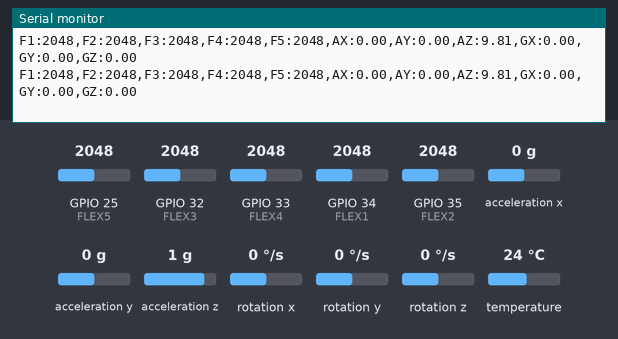
Bench run of a sketch on a simulated ESP32. On the bench: the last lines printed to the serial monitor. The inputs (shaded band) are chosen by the test bench; at power-on: GPIO 34 (FLEX1) = 2048, GPIO 25 (FLEX5) = 2048, GPIO 32 (FLEX3) = 2048, GPIO 33 (FLEX4) = 2048, GPIO 35 (FLEX2) = 2048, acceleration x 0 g, acceleration y 0 g, acceleration z 1 g, rotation x 0 °/s, rotation y 0 °/s, rotation z 0 °/s, temperature 24 °C.

Above: at 8.2 s.
8.3 s: GPIO 34 (FLEX1) set to 1037
At 8.35 s:
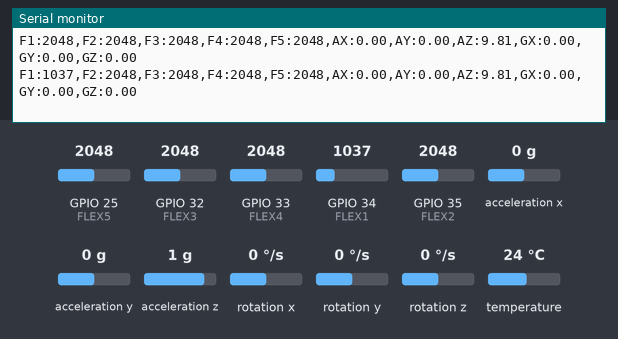
9.8 s: GPIO 34 (FLEX1) set to 967
At 9.82 s:
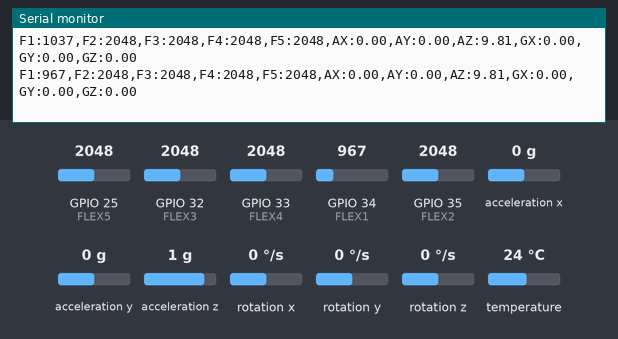
Timing chart, 0 to 12.3 s (numbered marks = the images above; inputs shaded):
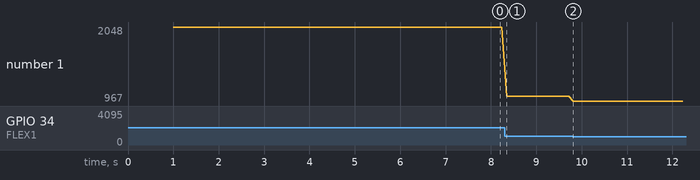

Measured:
- after the input at 8.3 s, the serial monitor: prints a new line after 0.05 s (image 1)
- after the input at 9.8 s, the serial monitor: prints a new line at once (image 2)
- plotted number 1: 2048 → 1037 after the input at 8.3 s, 1037 → 967 after the input at 9.8 s

The sketch:

esp32.ino
```cpp
#include <Wire.h>
#include <Adafruit_MPU6050.h>
#include <Adafruit_Sensor.h>

Adafruit_MPU6050 mpu;

const int FLEX1 = 34;
const int FLEX2 = 35;
const int FLEX3 = 32;
const int FLEX4 = 33;
const int FLEX5 = 25;

void setup() {
  Serial.begin(115200);

  Wire.begin(21, 22);

  if (!mpu.begin()) {
    Serial.println("MPU6050 not found!");
    while (1) {
      delay(10);
    }
  }

  Serial.println("MPU6050 connected!");

  mpu.setAccelerometerRange(MPU6050_RANGE_8_G);
  mpu.setGyroRange(MPU6050_RANGE_500_DEG);

  delay(1000);
}

void loop() {

  int flex1 = analogRead(FLEX1);
  int flex2 = analogRead(FLEX2);
  int flex3 = analogRead(FLEX3);
  int flex4 = analogRead(FLEX4);
  int flex5 = analogRead(FLEX5);

  sensors_event_t accel, gyro, temp;
  mpu.getEvent(&accel, &gyro, &temp);

  Serial.print("F1:");
  Serial.print(flex1);

  Serial.print(",F2:");
  Serial.print(flex2);

  Serial.print(",F3:");
  Serial.print(flex3);

  Serial.print(",F4:");
  Serial.print(flex4);

  Serial.print(",F5:");
  Serial.print(flex5);

  Serial.print(",AX:");
  Serial.print(accel.acceleration.x);

  Serial.print(",AY:");
  Serial.print(accel.acceleration.y);

  Serial.print(",AZ:");
  Serial.print(accel.acceleration.z);

  Serial.print(",GX:");
  Serial.print(gyro.gyro.x);

  Serial.print(",GY:");
  Serial.print(gyro.gyro.y);

  Serial.print(",GZ:");
  Serial.println(gyro.gyro.z);

  delay(100);
}
```
